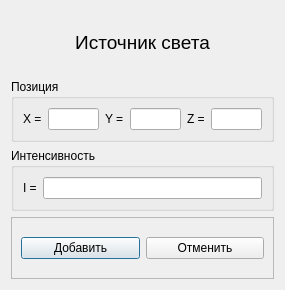
<?xml version="1.0" encoding="UTF-8"?>
<ui version="4.0">
 <class>LightDialog</class>
 <widget class="QDialog" name="LightDialog">
  <property name="geometry">
   <rect>
    <x>0</x>
    <y>0</y>
    <width>285</width>
    <height>290</height>
   </rect>
  </property>
  <property name="minimumSize">
   <size>
    <width>285</width>
    <height>233</height>
   </size>
  </property>
  <property name="windowTitle">
   <string>Light</string>
  </property>
  <property name="sizeGripEnabled">
   <bool>false</bool>
  </property>
  <layout class="QVBoxLayout" name="verticalLayout">
   <item>
    <widget class="QLabel" name="label">
     <property name="font">
      <font>
       <pointsize>14</pointsize>
      </font>
     </property>
     <property name="text">
      <string>Источник света</string>
     </property>
     <property name="alignment">
      <set>Qt::AlignCenter</set>
     </property>
    </widget>
   </item>
   <item>
    <widget class="QGroupBox" name="positionGroupBox">
     <property name="title">
      <string>Позиция</string>
     </property>
     <layout class="QHBoxLayout" name="horizontalLayout_2">
      <item>
       <widget class="QLabel" name="xLabel">
        <property name="text">
         <string>X =</string>
        </property>
       </widget>
      </item>
      <item>
       <widget class="QLineEdit" name="xLineEdit"/>
      </item>
      <item>
       <widget class="QLabel" name="yLabel">
        <property name="text">
         <string>Y =</string>
        </property>
       </widget>
      </item>
      <item>
       <widget class="QLineEdit" name="yLineEdit"/>
      </item>
      <item>
       <widget class="QLabel" name="zLabel">
        <property name="text">
         <string>Z =</string>
        </property>
       </widget>
      </item>
      <item>
       <widget class="QLineEdit" name="zLineEdit"/>
      </item>
     </layout>
    </widget>
   </item>
   <item>
    <widget class="QGroupBox" name="groupBox">
     <property name="title">
      <string>Интенсивность</string>
     </property>
     <layout class="QHBoxLayout" name="horizontalLayout_3">
      <item>
       <widget class="QLabel" name="intensityLabel">
        <property name="text">
         <string>I =</string>
        </property>
       </widget>
      </item>
      <item>
       <widget class="QLineEdit" name="intensityLineEdit"/>
      </item>
     </layout>
    </widget>
   </item>
   <item>
    <widget class="QFrame" name="frame">
     <property name="frameShape">
      <enum>QFrame::StyledPanel</enum>
     </property>
     <property name="frameShadow">
      <enum>QFrame::Raised</enum>
     </property>
     <layout class="QHBoxLayout" name="horizontalLayout">
      <item>
       <widget class="QPushButton" name="addPushButton">
        <property name="text">
         <string>Добавить</string>
        </property>
       </widget>
      </item>
      <item>
       <widget class="QPushButton" name="pushButton">
        <property name="text">
         <string>Отменить</string>
        </property>
       </widget>
      </item>
     </layout>
    </widget>
   </item>
  </layout>
 </widget>
 <resources/>
 <connections/>
</ui>
